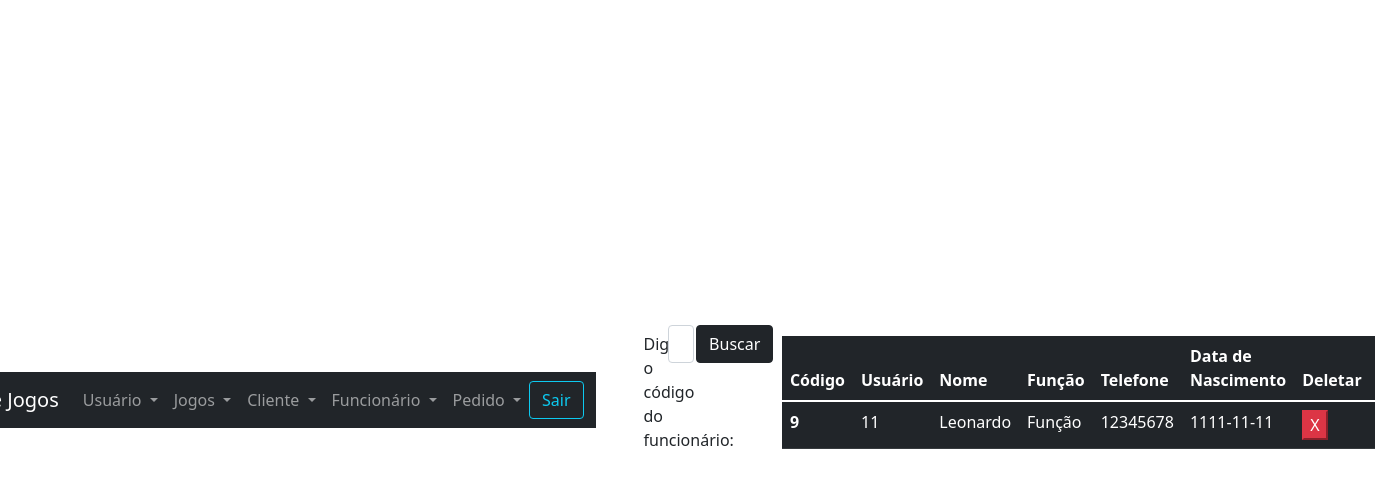
The page /view/listaFuncionarioCod.php?CodFun=9 (signed in) on the database its author committed.
### tables this page shows
CREATE TABLE `tbfuncionario` (
  `codFun` int(4) NOT NULL,
  `codUsuFK` int(4) NOT NULL,
  `nomeFun` varchar(50) NOT NULL,
  `funcaoFun` varchar(10) NOT NULL,
  `foneFun` char(12) NOT NULL,
  `datanasFun` date NOT NULL
);

### model/bancoFuncionario.php (called while the page is built, shortened)
<?php
function listaFuncionarioCod($conexao, $codFuncionario){
    $query = "select * from tbfuncionario where codFun={$codFuncionario}";
    $resultados = mysqli_query($conexao, $query);
    $res = mysqli_fetch_array($resultados);
    return $res;
}
?>

### view/listaFuncionarioCod.php (the view, shortened to what this page needs)
<?php
    include_once("header.php");
    include_once("../model/conexao.php");
    include_once("../model/bancoFuncionario.php");
?>
<div class="p-5">
    <form action="listaFuncionarioCod.php" method="GET">
        <div class="row mb-3">
            <label for="inputCod" class="col-sm-2 col-form-label"> Digite o código do funcionário: </label>
            <div class="col-sm-3">
                <input type="number" required name="CodFun" class="form-control" id="inputCod">
            </div>
            <div class="col-sm-3">
                <input class="btn btn-dark" type="submit" value="Buscar">
            </div>
        </div>
    </form>
</div>
<table class="table table-dark table-hover">
    <thead>
    <tr>
            <th scope="col"> Código </th>
            <th scope="col"> Usuário </th>
            <th scope="col"> Nome </th>
            <th scope="col"> Função </th>
            <th scope="col"> Telefone </th>
            <th scope="col"> Data de Nascimento </th>
            <th scope="col"> Deletar </th>
            <th scope="col"> Alterar</th>
        </tr>
    </thead>
    <?php
        $CodFun = isset($_GET['CodFun'])?$_GET['CodFun']:"0";
        if($CodFun){
            $funcionario = listaFuncionarioCod($conexao, $CodFun);
            if($funcionario){
    ?>
    <tbody>
    <tr>
            <th scope="row"> <?=$funcionario['codFun']?> </th>
            <td> <?=$funcionario['codUsuFK']?> </td>
            <td> <?=$funcionario['nomeFun']?> </td>
            <td> <?=$funcionario['funcaoFun']?> </td>
            <td> <?=$funcionario['foneFun']?> </td>
            <td> <?=$funcionario['datanasFun']?> </td>
            <td>
                <form action="../controller/deletarFuncionario.php" method="POST">
                    <button type="submit" class="btn-danger"> X </button>
                </form>
            </td>
            <td>
            </td>
        </tr>
    <?php
        }
    }
    ?>
    </tbody>
</table>
<?php
    include_once("footer.php");
?>

### view/css/style.css (style rules this page uses)
body { display: flex; justify-content: center; align-items: center; height: 100vh; }

### rows shown on the page
tbfuncionario: codFun "9", codUsuFK "11", nomeFun "Leonardo", funcaoFun "Função", foneFun "12345678", datanasFun "1111-11-11"
